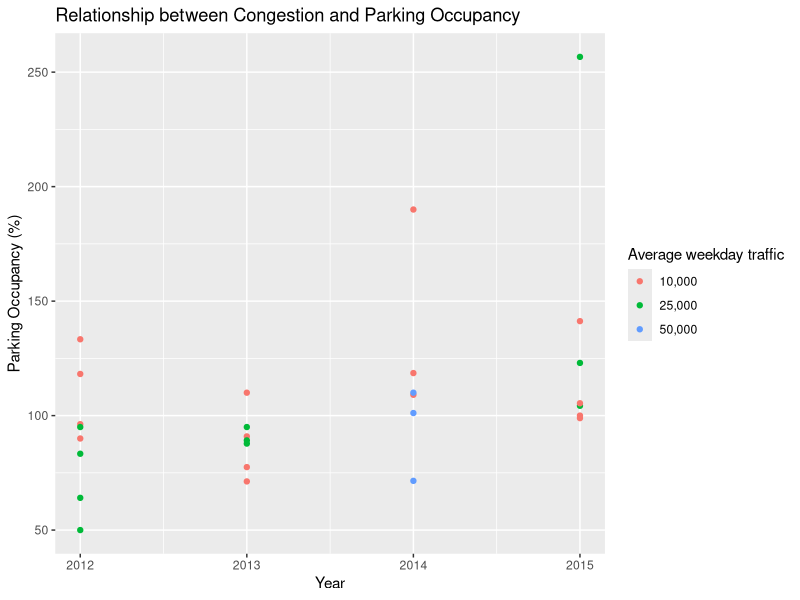

Generate this figure with R:
## ---- chunk 1
#Load data
mydata <- read.csv("Parking_Pilot_Study_Data.csv")
View(mydata)

#install.packages("MASS")
library("MASS") # access to Boston data frame

#install.packages("dplyr")
library("dplyr") # data wrangling package. See Chapter 10 in INFO 201 textbook
#install.packages("ggplot2")
# plotting library. See Chapter 13 of INFO 201 textbook
## ---- chunk 2
library("ggplot2") 
#ggplot(data = mydata, aes(x = mydata$Congestion, y = mydata$X8AM.7PM.Parking.Occupancy, colour = "1"))
parking.occupancy = mydata$X8AM.7PM.Parking.Occupancy

parking.occupancy <- parking.occupancy[!is.na(parking.occupancy)]
print(parking.occupancy * 100)

ggplot(data = mydata) + geom_point(mapping = aes(x = mydata$Year, y = (mydata$X8AM.7PM.Parking.Occupancy * 100), color = mydata$Congestion)) + labs(title = "Relationship between Congestion and Parking Occupancy", x = "Year", y = "Parking Occupancy (%)", color = "Average weekday traffic")


